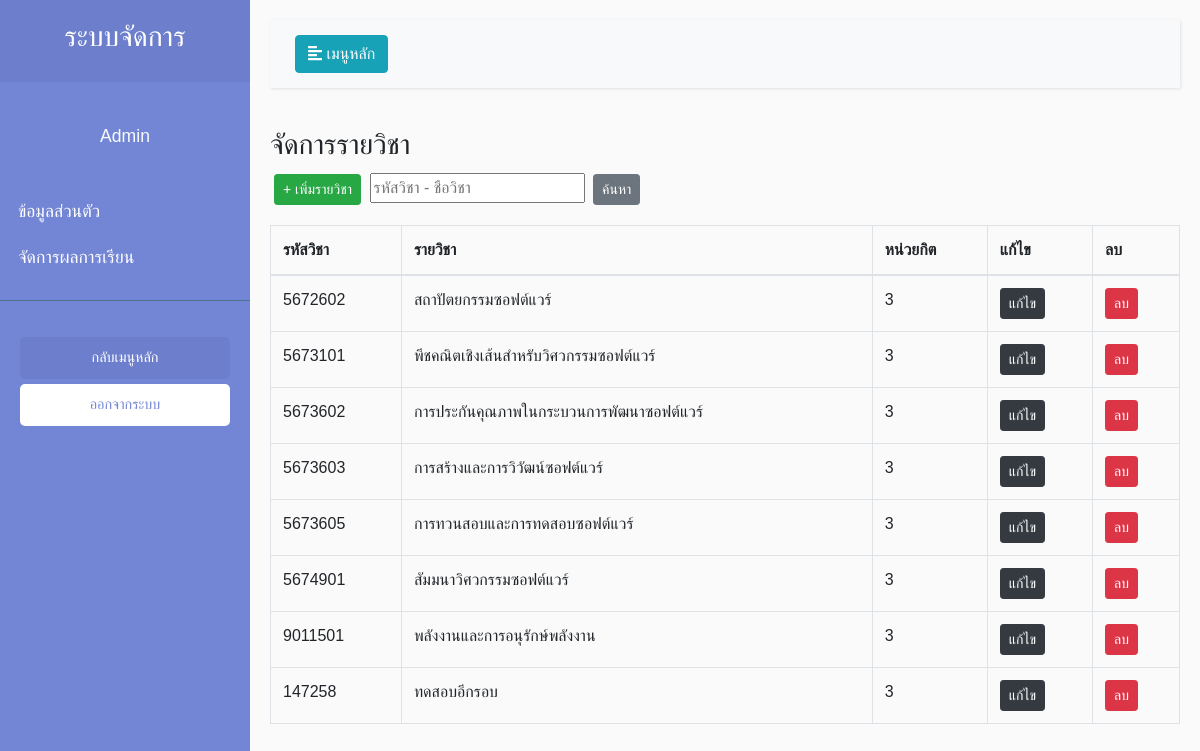
Page /view/managerSubject/ManagerSubject.php on the committed database.
### tables this page shows
CREATE TABLE `subject_tb` (
  `Sub_id` int(16) NOT NULL,
  `Sub_code` varchar(7) NOT NULL,
  `Sub_Name` varchar(255) NOT NULL,
  `Sub_Credit` varchar(10) NOT NULL
);

### view/managerSubject/ManagerSubject.php (the view, shortened to what this page needs)
<?php
include_once('../../model/connect.php');error_reporting(0);
if($_SESSION['Type_id'] == 2){
    $sql ="SELECT * FROM `teacher_tb` WHERE `tc_code` = '".$_SESSION['id']."'";
    $query = $conn->query($sql);
    $result = $query -> FETCH_ASSOC();
    $name = $result['tc_name'];
    $code = $result['tc_code'];
    $date = $result['tc_date'];
}
else{
    $name = 'Admin';
}
$sql = "SELECT * FROM subject_tb";
$query = $conn->query($sql);
?>
<!DOCTYPE html>
<html>
<head>
    <link rel="stylesheet" href="https://stackpath.bootstrapcdn.com/bootstrap/4.1.0/css/bootstrap.min.css"
>
    <link rel="stylesheet" href="../../style/Style.css">
</head>
<body class="setfont">
    <div class="wrapper">
        <nav id="sidebar">
            <div class="sidebar-header">
                <h3 class="text-center">ระบบจัดการ</h3>
            </div>
            <p class="text-center text-light mt-3 setfont"><?php echo $name; ?> </p>
            <ul class="list-unstyled components pl-2">
            <?php if($_SESSION['Type_id'] == 1){ ?>
                <li>
                    <a href="../main/Main.php">ข้อมูลส่วนตัว</a>
                </li>
                <li>
                    <a href="../managerPersonnel/ManagerPersonnel.php">จัดการบุคลากร</a>
                </li>
                <li>
                    <a href="../managerSubject/ManagerSubject.php">จัดการรายวิชา</a>
                </li>
                <li>
                    <a href="../managerStudent/ManagerStudent.php">จัดการนักศึกษา</a>
                </li>
                <li>
                    <a href="../managerProgram/Program.php">จัดการแผนการเรียน</a>
                </li>
                <li>
                    <a href="../register/Register.php">ลงทะเบียน</a>
                </li>
            <?php } else{?>
                <li>
                    <a href="">ข้อมูลส่วนตัว</a>
                </li>
                <li>
                    <a href="../setScore/SubjectList.php">จัดการผลการเรียน</a>
                </li>
            <?php } ?>
            </ul>
            <ul class="list-unstyled CTAs">
                <li>
                    <a href="../../index.php" class="article">กลับเมนูหลัก</a>
                </li>
                <li>
                    <a href="../../control/logout/Logout.php" class="download">ออกจากระบบ</a>
                </li>
            </ul>
        </nav>
        <div id="content">
            <nav class="navbar navbar-expand-lg navbar-light bg-light">
                <div class="container-fluid">
                    <button type="button" id="sidebarCollapse" class="btn btn-info">
                        <i class="fas fa-align-left"></i>
                        <span>เมนูหลัก</span>
                    </button>
                </div>
            </nav>
            <h3>จัดการรายวิชา</h3>
<button class="btn btn-success btn-sm m-1"><a href="./AddSubject.php"> + เพิ่มรายวิชา</a></button>
<input type="text" placeholder="รหัสวิชา - ชื่อวิชา">
<button class="btn btn-secondary btn-sm m-1">ค้นหา</button>
            <table class="table table-bordered mt-3">
                <thead>
                    <tr>
                        <th scope="col">รหัสวิชา</th>
                        <th scope="col">รายวิชา</th>
                        <th scope="col">หน่วยกิต</th>
                        <th scope="col">แก้ไข</th>
                        <th scope="col">ลบ</th>
                      </tr>
                    </thead>
                    <tbody>
                        <tbody>
                            <tr>
                            <?php while($result = $query->fetch_assoc()){ ?>
                              <td><?php echo $result['Sub_code']; ?></td>
                              <td><?php echo $result['Sub_Name']; ?></td>
                              <td><?php echo $result['Sub_Credit']; ?></td>
                              <td><a class="btn btn-dark btn-sm" href="./EditSubject.php?SJ_ID=<?php echo $result['Sub_id']; ?>">แก้ไข</a></td>
                              <td><a class="btn btn-danger btn-sm" href="JavaScript:if(confirm('คุณแน่ใจแล้วใช่ไหม?') == true){window.location='../../control/subject/DelSubject.php?id=<?php echo $result["Sub_id"];?>';}">ลบ</a></td>
                            </tr>
                            <?php } ?>
                          </tbody>
                  </table>
        </div>
</body>
</html>

### style/Style.css (style rules this page uses)
body { font-family: 'Kanit', sans-serif; overflow: hidden; }
.setfont { font-family: 'Kanit', sans-serif; }
body { font-family: 'Poppins', sans-serif; background: #fafafa; }
p { font-family: 'Poppins', sans-serif; font-size: 1.1em; font-weight: 300; line-height: 1.7em; color: #999; }
a, a:hover, a:focus { color: inherit; text-decoration: none; transition: all 0.3s; }
.navbar { padding: 15px 10px; background: #fff; border: none; border-radius: 0; margin-bottom: 40px; box-shadow: 1px 1px 3px rgba(0, 0, 0, 0.1); }
.wrapper { display: flex; width: 100%; align-items: stretch; }
#sidebar { min-width: 250px; max-width: 250px; background: #7386D5; color: #fff; transition: all 0.3s; }
#sidebar .sidebar-header { padding: 20px; background: #6d7fcc; }
#sidebar ul.components { padding: 20px 0; border-bottom: 1px solid #47748b; }
#sidebar ul li a { padding: 10px; font-size: 1.1em; display: block; }
ul.CTAs { padding: 20px; }
ul.CTAs a { text-align: center; font-size: 0.9em !important; display: block; border-radius: 5px; margin-bottom: 5px; }
a.download { background: #fff; color: #7386D5; }
a.article, a.article:hover { background: #6d7fcc !important; color: #fff !important; }
#content { width: 100%; padding: 20px; min-height: 100vh; transition: all 0.3s; }

### rows in the picture
subject_tb: Sub_code "5672602", Sub_Name "สถาปัตยกรรมซอฟต์แวร์", Sub_Credit "3"
subject_tb: Sub_code "5673101", Sub_Name "พีชคณิตเชิงเส้นสำหรับวิศวกรรมซอฟต์แวร์", Sub_Credit "3"
subject_tb: Sub_code "5673602", Sub_Name "การประกันคุณภาพในกระบวนการพัฒนาซอฟต์แวร์", Sub_Credit "3"
subject_tb: Sub_code "5673603", Sub_Name "การสร้างและการวิวัฒน์ซอฟต์แวร์", Sub_Credit "3"
subject_tb: Sub_code "5673605", Sub_Name "การทวนสอบและการทดสอบซอฟต์แวร์", Sub_Credit "3"
subject_tb: Sub_code "5674901", Sub_Name "สัมมนาวิศวกรรมซอฟต์แวร์", Sub_Credit "3"
subject_tb: Sub_code "9011501", Sub_Name "พลังงานและการอนุรักษ์พลังงาน", Sub_Credit "3"
subject_tb: Sub_code "147258", Sub_Name "ทดสอบอีกรอบ", Sub_Credit "3"

### other values in the picture
$name "Admin"
